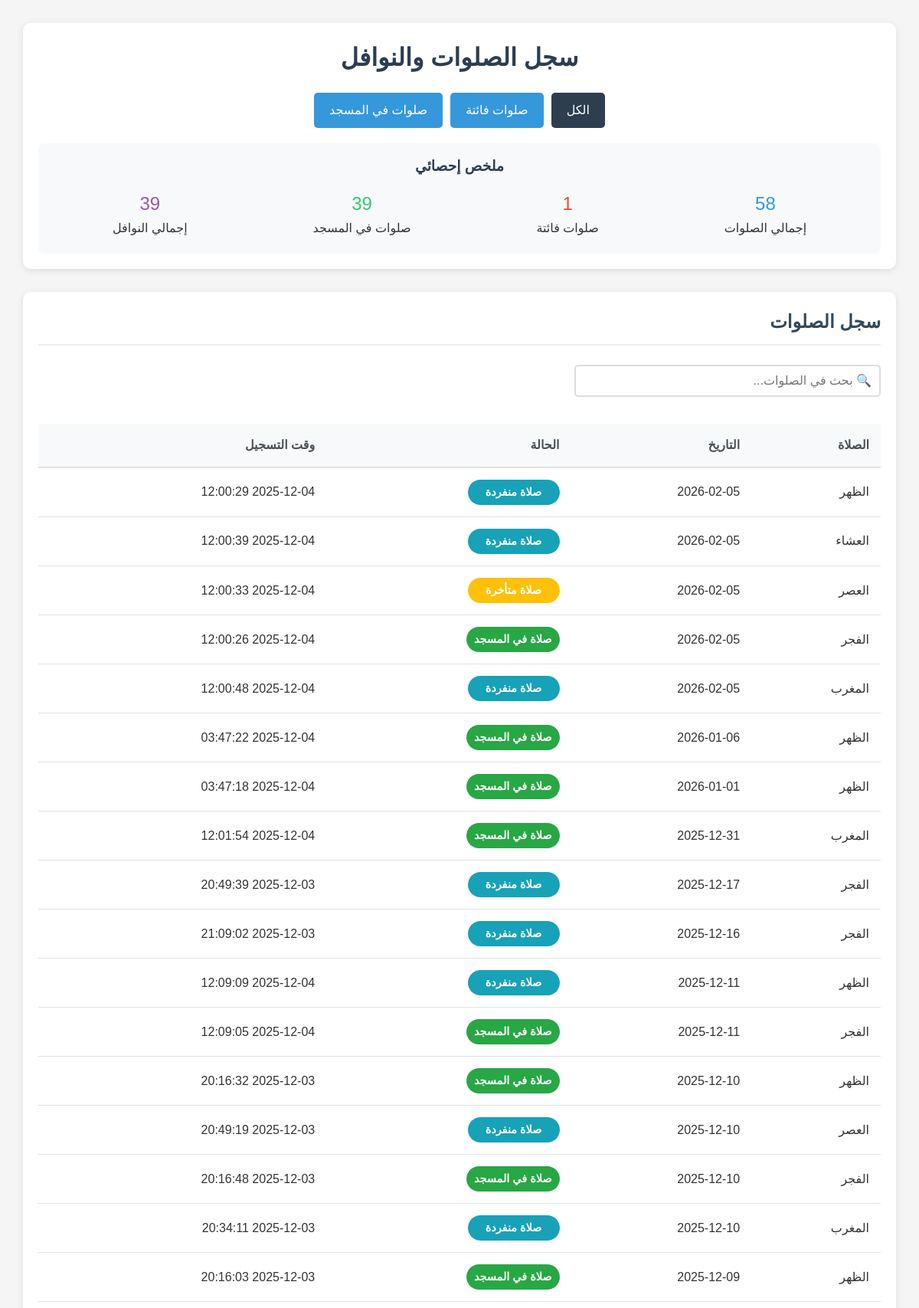
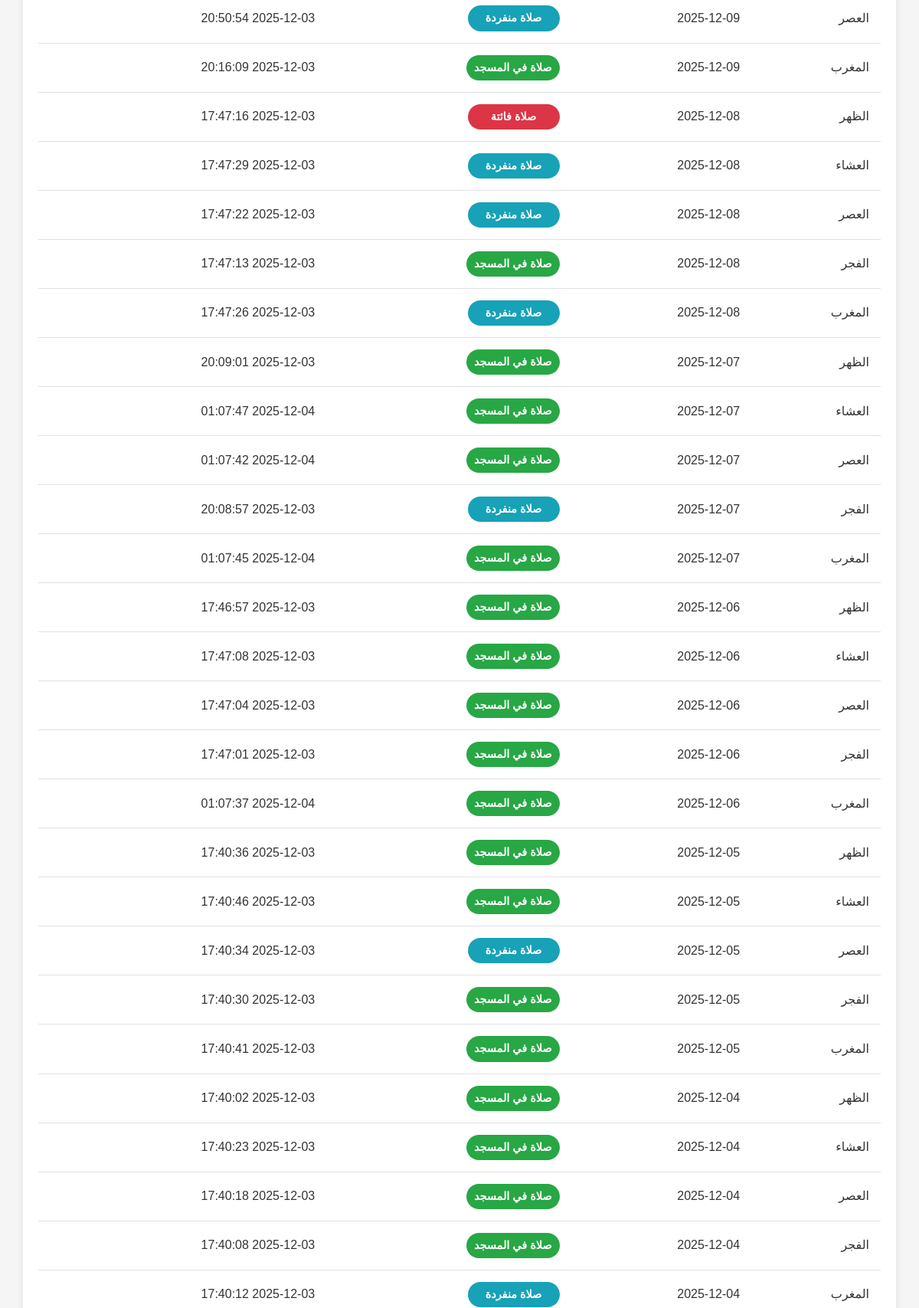
The app's page /history.php (signed in, upper part) with its own data (2 pictures, top to bottom).
### tables this page shows
CREATE TABLE `prayer_records` (
  `id` int(11) NOT NULL,
  `user_id` int(11) NOT NULL,
  `prayer_name` varchar(20) NOT NULL,
  `date` date NOT NULL,
  `status` varchar(20) NOT NULL COMMENT 'prayed_in_mosque, prayed_alone, not_prayed, delayed',
  `created_at` timestamp NOT NULL DEFAULT current_timestamp()
);

### history.php (the view, shortened to what this page needs)
<?php
require_once 'includes/config.php';
$user_id = $_SESSION['user_id'];
$filter = isset($_GET['filter']) ? $_GET['filter'] : 'all';
switch ($filter) {
    case 'all':
    default:
        $prayer_sql = "WHERE user_id = :user_id";
        break;
}
$stmt = $pdo->prepare("
    SELECT * FROM prayer_records
    $prayer_sql
    ORDER BY date DESC, prayer_name ASC
");
$stmt->bindParam(':user_id', $user_id, PDO::PARAM_INT);
$stmt->execute();
$prayers = $stmt->fetchAll(PDO::FETCH_ASSOC);
function getStatusColor($status) {
    switch ($status) {
        case 'prayed_in_mosque':
            return '#28a745';
        case 'prayed_alone':
            return '#17a2b8';
        case 'not_prayed':
            return '#dc3545';
        case 'delayed':
            return '#ffc107';
    }
}
function getStatusText($status) {
    switch ($status) {
        case 'prayed_in_mosque':
            return 'صلاة في المسجد';
        case 'prayed_alone':
            return 'صلاة منفردة';
        case 'not_prayed':
            return 'صلاة فائتة';
        case 'delayed':
            return 'صلاة متأخرة';
    }
}
?>
<!DOCTYPE html>
<html lang="ar" dir="rtl">
<head>
    <link rel="stylesheet" href="assets/css/history.css">
</head>
<body>
    <div class="container">
        <header>
            <h1>سجل الصلوات والنوافل</h1>
            <div class="filter-buttons">
                <a href="?filter=all" class="btn <?php echo $filter == 'all' ? 'active' : ''; ?>">الكل</a>
                <a href="?filter=missed" class="btn <?php echo $filter == 'missed' ? 'active' : ''; ?>">صلوات فائتة</a>
                <a href="?filter=mosque" class="btn <?php echo $filter == 'mosque' ? 'active' : ''; ?>">صلوات في المسجد</a>
            </div>
        </header>
        <main>
            <section class="prayers-section">
                <h2>سجل الصلوات</h2>
                <?php if (empty($prayers)): ?>
                    <div class="no-data">لا توجد صلوات في هذا القسم</div>
                <?php else: ?>
                    <div class="table-container">
                        <table class="data-table">
                            <thead>
                                <tr>
                                    <th>الصلاة</th>
                                    <th>التاريخ</th>
                                    <th>الحالة</th>
                                    <th>وقت التسجيل</th>
                                </tr>
                            </thead>
                            <tbody>
                                <?php foreach ($prayers as $prayer): ?>
                                <tr>
                                    <td><?php echo htmlspecialchars($prayer['prayer_name']); ?></td>
                                    <td><?php echo htmlspecialchars($prayer['date']); ?></td>
                                    <td>
                                        <span class="status-badge" style="background-color: <?php echo getStatusColor($prayer['status']); ?>">
                                            <?php echo getStatusText($prayer['status']); ?>
                                        </span>
                                    </td>
                                    <td><?php echo htmlspecialchars($prayer['created_at']); ?></td>
                                </tr>
                                <?php endforeach; ?>
                            </tbody>
                        </table>
                    </div>
                <?php endif; ?>
            </section>
        </main>
    </div>
</body>
</html>

### assets/css/history.css (style rules this page uses)
* { margin: 0; padding: 0; box-sizing: border-box; }
body { font-family: 'Arial', sans-serif; background-color: #f5f5f5; color: #333; line-height: 1.6; direction: rtl; }
.container { max-width: 1200px; margin: 0 auto; padding: 20px; }
header { text-align: center; margin-bottom: 30px; padding: 20px; background-color: #fff; border-radius: 10px; box-shadow: 0 2px 10px rgba(0,0,0,0.1); }
h1 { color: #2c3e50; margin-bottom: 20px; font-size: 2rem; }
h2 { color: #34495e; margin-bottom: 15px; padding-bottom: 10px; border-bottom: 2px solid #eee; }
.filter-buttons { display: flex; justify-content: center; gap: 10px; flex-wrap: wrap; margin-top: 20px; }
.btn { display: inline-block; padding: 10px 20px; background-color: #3498db; color: white; text-decoration: none; border-radius: 5px; border: none; cursor: pointer; transition: all 0.3s ease; font-size: 1rem; }
.btn.active { background-color: #2c3e50; }
main { display: flex; flex-direction: column; gap: 30px; }
section { background-color: #fff; padding: 20px; border-radius: 10px; box-shadow: 0 2px 10px rgba(0,0,0,0.1); }
.table-container { overflow-x: auto; margin-top: 15px; }
.data-table { width: 100%; border-collapse: collapse; margin-top: 10px; }
.data-table th { background-color: #f8f9fa; padding: 15px; text-align: right; font-weight: bold; color: #495057; border-bottom: 2px solid #dee2e6; }
.data-table td { padding: 15px; border-bottom: 1px solid #dee2e6; text-align: right; }
.status-badge { display: inline-block; padding: 5px 10px; border-radius: 20px; color: white; font-size: 0.9rem; font-weight: bold; min-width: 120px; text-align: center; }
@media (min-width: 1200px) { .container { padding: 30px; } }

### records on screen
prayer_records: prayer_name "الظهر", date "2026-02-05", status "صلاة منفردة", created_at "2025-12-04 12:00:29"
prayer_records: prayer_name "العشاء", date "2026-02-05", status "صلاة منفردة", created_at "2025-12-04 12:00:39"
prayer_records: prayer_name "العصر", date "2026-02-05", status "صلاة متأخرة", created_at "2025-12-04 12:00:33"
prayer_records: prayer_name "الفجر", date "2026-02-05", status "صلاة في المسجد", created_at "2025-12-04 12:00:26"
prayer_records: prayer_name "المغرب", date "2026-02-05", status "صلاة منفردة", created_at "2025-12-04 12:00:48"
prayer_records: prayer_name "الظهر", date "2026-01-06", status "صلاة في المسجد", created_at "2025-12-04 03:47:22"
prayer_records: prayer_name "الظهر", date "2026-01-01", status "صلاة في المسجد", created_at "2025-12-04 03:47:18"
prayer_records: prayer_name "المغرب", date "2025-12-31", status "صلاة في المسجد", created_at "2025-12-04 12:01:54"
prayer_records: prayer_name "الفجر", date "2025-12-17", status "صلاة منفردة", created_at "2025-12-03 20:49:39"
prayer_records: prayer_name "الفجر", date "2025-12-16", status "صلاة منفردة", created_at "2025-12-03 21:09:02"
prayer_records: prayer_name "الظهر", date "2025-12-11", status "صلاة منفردة", created_at "2025-12-04 12:09:09"
prayer_records: prayer_name "الفجر", date "2025-12-11", status "صلاة في المسجد", created_at "2025-12-04 12:09:05"
prayer_records: prayer_name "الظهر", date "2025-12-10", status "صلاة في المسجد", created_at "2025-12-03 20:16:32"
prayer_records: prayer_name "العصر", date "2025-12-10", status "صلاة منفردة", created_at "2025-12-03 20:49:19"
prayer_records: prayer_name "الفجر", date "2025-12-10", status "صلاة في المسجد", created_at "2025-12-03 20:16:48"
prayer_records: prayer_name "المغرب", date "2025-12-10", status "صلاة منفردة", created_at "2025-12-03 20:34:11"
prayer_records: prayer_name "الظهر", date "2025-12-09", status "صلاة في المسجد", created_at "2025-12-03 20:16:03"
prayer_records: prayer_name "العصر", date "2025-12-09", status "صلاة منفردة", created_at "2025-12-03 20:50:54"
prayer_records: prayer_name "المغرب", date "2025-12-09", status "صلاة في المسجد", created_at "2025-12-03 20:16:09"
prayer_records: prayer_name "الظهر", date "2025-12-08", status "صلاة فائتة", created_at "2025-12-03 17:47:16"
prayer_records: prayer_name "العشاء", date "2025-12-08", status "صلاة منفردة", created_at "2025-12-03 17:47:29"
prayer_records: prayer_name "العصر", date "2025-12-08", status "صلاة منفردة", created_at "2025-12-03 17:47:22"
prayer_records: prayer_name "الفجر", date "2025-12-08", status "صلاة في المسجد", created_at "2025-12-03 17:47:13"
prayer_records: prayer_name "المغرب", date "2025-12-08", status "صلاة منفردة", created_at "2025-12-03 17:47:26"
prayer_records: prayer_name "الظهر", date "2025-12-07", status "صلاة في المسجد", created_at "2025-12-03 20:09:01"
prayer_records: prayer_name "العشاء", date "2025-12-07", status "صلاة في المسجد", created_at "2025-12-04 01:07:47"
prayer_records: prayer_name "العصر", date "2025-12-07", status "صلاة في المسجد", created_at "2025-12-04 01:07:42"
prayer_records: prayer_name "الفجر", date "2025-12-07", status "صلاة منفردة", created_at "2025-12-03 20:08:57"
prayer_records: prayer_name "المغرب", date "2025-12-07", status "صلاة في المسجد", created_at "2025-12-04 01:07:45"
prayer_records: prayer_name "الظهر", date "2025-12-06", status "صلاة في المسجد", created_at "2025-12-03 17:46:57"
prayer_records: prayer_name "العشاء", date "2025-12-06", status "صلاة في المسجد", created_at "2025-12-03 17:47:08"
prayer_records: prayer_name "العصر", date "2025-12-06", status "صلاة في المسجد", created_at "2025-12-03 17:47:04"
prayer_records: prayer_name "الفجر", date "2025-12-06", status "صلاة في المسجد", created_at "2025-12-03 17:47:01"
prayer_records: prayer_name "المغرب", date "2025-12-06", status "صلاة في المسجد", created_at "2025-12-04 01:07:37"
prayer_records: prayer_name "الظهر", date "2025-12-05", status "صلاة في المسجد", created_at "2025-12-03 17:40:36"
prayer_records: prayer_name "العشاء", date "2025-12-05", status "صلاة في المسجد", created_at "2025-12-03 17:40:46"
prayer_records: prayer_name "العصر", date "2025-12-05", status "صلاة منفردة", created_at "2025-12-03 17:40:34"
prayer_records: prayer_name "الفجر", date "2025-12-05", status "صلاة في المسجد", created_at "2025-12-03 17:40:30"
prayer_records: prayer_name "المغرب", date "2025-12-05", status "صلاة في المسجد", created_at "2025-12-03 17:40:41"
prayer_records: prayer_name "الظهر", date "2025-12-04", status "صلاة في المسجد", created_at "2025-12-03 17:40:02"
prayer_records: prayer_name "العشاء", date "2025-12-04", status "صلاة في المسجد", created_at "2025-12-03 17:40:23"
prayer_records: prayer_name "العصر", date "2025-12-04", status "صلاة في المسجد", created_at "2025-12-03 17:40:18"
prayer_records: prayer_name "الفجر", date "2025-12-04", status "صلاة في المسجد", created_at "2025-12-03 17:40:08"
prayer_records: prayer_name "المغرب", date "2025-12-04", status "صلاة منفردة", created_at "2025-12-03 17:40:12"
